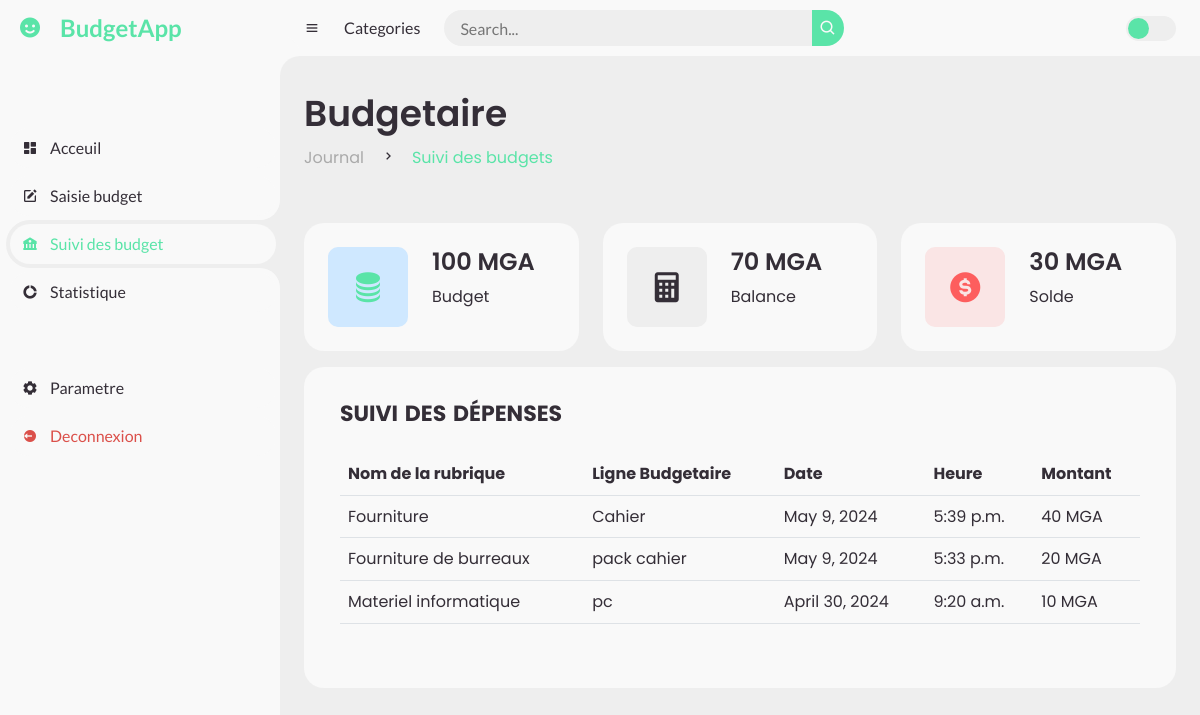
Page /comptaSuivi (signed in) on the committed database.
### Budget/models.py (models this page shows, shortened)
class Depense_budget(models.Model):
    users_id = models.ForeignKey(Utilisateurs, on_delete=models.DO_NOTHING, default=1)
    rubrique = models.CharField(max_length=255)
    ligne = models.CharField(max_length=255)
    date = models.DateField(default=timezone.now)
    times = models.TimeField(default=timezone.now)
    montant = models.IntegerField(default=0)
    obs = models.TextField(default='')

### Budget/views.py (the view)
# urls.py: path('comptaSuivi', comptaSuivi, name="comptaSuivi"),
def comptaSuivi(request):
    try:
        if 'admin_id' in request.session:
            admin_id = request.session['admin_id']
            return redirect("admin404")
        else:
            budget = Valeur_budget.objects.all()
            depense = Depense_budget.objects.all().order_by('-id')
            total_montant = budget.aggregate(total=models.Sum('budget_initial'))['total']
            total_depense = depense.aggregate(total=models.Sum('montant'))['total']
            user_id = request.session.get('comptable_id')
            users = Utilisateurs.objects.get(id=user_id)
            if total_montant is None:
                total_montant = 0
            if total_depense is None:
                total_depense = 0
            solde = total_montant - total_depense
    except Utilisateurs.DoesNotExist:
        return redirect("page404")
    return render(request, 'Comptable/Suivi.html', {'total_montant': total_montant, 'total_depense': total_depense , 'solde':solde , 'depense':depense})

### Budget/Templates/Comptable/Suivi.html (shortened to what this page needs)
{% extends "../master.html" %}
{% block sidebar %}
<a href="#" class="brand">
    <i class='bx bxs-smile'></i>
    <span class="text">BudgetApp</span>
</a>
<ul class="side-menu top">
    <li>
        <a href="comptaIndex">
            <i class='bx bxs-dashboard' ></i>
            <span class="text">Acceuil</span>
        </a>
    </li>
    <li>
        <a href="comptaSaisie">
            <i class='bx bxs-edit' ></i>
            <span class="text">Saisie budget</span>
        </a>
    </li>
    <li class="active">
        <a href="comptaSuivi">
            <i class='bx bxs-bank' ></i>
            <span class="text">Suivi des budget</span>
        </a>
    </li>
    <li>
        <a href="comptaStatistique">
            <i class='bx bxs-doughnut-chart' ></i>
            <span class="text">Statistique</span>
        </a>
    </li>
</ul>
<ul class="side-menu">
    <li>
        <a href="Settings.html">
            <i class='bx bxs-cog' ></i>
            <span class="text">Parametre</span>
        </a>
    </li>
    <li>
        <a href="{% url 'deconnexion' %}" class="logout">
            <i class='bx bxs-log-out-circle' ></i>
            <span class="text">Deconnexion</span>
        </a>
    </li>
</ul>
{% endblock  %}
{% block navbarhead %}
<a class="active" href="comptaSuivi">Suivi des budgets</a>
{% endblock  %}
{% block budgetTotal %}
{{ total_montant }}
{% endblock  %}
{% block balance %}
{{ total_depense }}
{% endblock  %}
{% block solde %}
{{ solde }}
{% endblock  %}
{% block content %}
<div class="table-data">
    <div class="order">
        <div class="head">
            <div class="container">
                <h2 class="majuscule">suivi des dépenses</h2>
                <table class="table">
                  <thead>
                    <tr>
                      <th>Nom de la rubrique</th>
                      <th>Ligne Budgetaire</th>
                      <th>Date</th>
                      <th>Heure</th>
                      <th>Montant</th>
                    </tr>
                  </thead>
                  <tbody>
                    {% for depenses in depense %}
                    <tr>
                        <td>{{depenses.rubrique}}</td>
                        <td>{{depenses.ligne}}</td>
                        <td>{{depenses.date}}</td>
                        <td>{{depenses.times}}</td>
                        <td>{{depenses.montant}} MGA</td>
                    </tr>
                    {% endfor %}
                  </tbody>
                </table>
              </div>
        </div>
    </div>
</div>
{% endblock  %}

### Budget/static/assets/style.css (style rules this page uses)
* { margin: 0; padding: 0; box-sizing: border-box; }
a { text-decoration: none; }
li { list-style: none; }
:root { --poppins: 'Poppins', sans-serif; --lato: 'Lato', sans-serif; --light: #F9F9F9; --blue: #3C91E6; --light-blue: #CFE8FF; --grey: #eee; --dark-grey: #AAAAAA; --dark: #342E37; --red: #DB504A; --yellow: #FFCE26; --light-yellow: #FFF2C6; --orange: #FD7238; --light-orange: #FFE0D3; }
html { overflow-x: hidden; }
body { background: var(--grey); overflow-x: hidden; }
#sidebar .brand { font-size: 24px; font-weight: 700; height: 56px; display: flex; align-items: center; color: #5AE4A8; position: sticky; top: 0; left: 0; background: var(--light); z-index: 500; padding-bottom: 20px; box-sizing: content-box; }
#sidebar .brand .bx { min-width: 60px; display: flex; justify-content: center; }
#sidebar .side-menu { width: 100%; margin-top: 48px; }
#sidebar .side-menu li { height: 48px; background: transparent; margin-left: 6px; border-radius: 48px 0 0 48px; padding: 4px; }
#sidebar .side-menu li.active { background: var(--grey); position: relative; }
#sidebar .side-menu li.active::before { content: ''; position: absolute; width: 40px; height: 40px; border-radius: 50%; top: -40px; right: 0; box-shadow: 20px 20px 0 var(--grey); z-index: -1; }
#sidebar .side-menu li.active::after { content: ''; position: absolute; width: 40px; height: 40px; border-radius: 50%; bottom: -40px; right: 0; box-shadow: 20px -20px 0 var(--grey); z-index: -1; }
#sidebar .side-menu li a { width: 100%; height: 100%; background: var(--light); display: flex; align-items: center; border-radius: 48px; font-size: 16px; color: var(--dark); white-space: nowrap; overflow-x: hidden; }
#sidebar .side-menu.top li.active a { color: #5AE4A8; }
#sidebar .side-menu li a.logout { color: var(--red); }
#sidebar .side-menu li a .bx { min-width: calc(60px - ((4px + 6px) * 2)); display: flex; justify-content: center; }
#content main .head-title .left .breadcrumb li a { color: var(--dark-grey); pointer-events: none; }
#content main .head-title .left .breadcrumb li a.active { color: #5AE4A8; pointer-events: unset; }
#content main table { flex-wrap: wrap; grid-gap: 24px; margin-top: 24px; width: 100%; color: var(--dark); }
h2 , p, .form-label { color: var(--dark); }
#content main .table-data > div { border-radius: 20px; background: var(--light); padding: 24px; overflow-x: auto; }
#content main .table-data .head { display: flex; align-items: center; grid-gap: 16px; margin-bottom: 24px; }
#content main .table-data .order { flex-grow: 1; flex-basis: 500px; }
#content main .table-data .order table { width: 100%; border-collapse: collapse; }
.majuscule { font-variant: small-caps; font-weight: bold; }

### rows in the picture
Depense_budget: rubrique "Fourniture", ligne "Cahier", date "May 9, 2024", times "5:39 p.m.", montant "40"
Depense_budget: rubrique "Fourniture de burreaux", ligne "pack cahier", date "May 9, 2024", times "5:33 p.m.", montant "20"
Depense_budget: rubrique "Materiel informatique", ligne "pc", date "April 30, 2024", times "9:20 a.m.", montant "10"

### other values in the picture
{{ total_montant }} "100"
{{ total_depense }} "70"
{{ solde }} "30"
